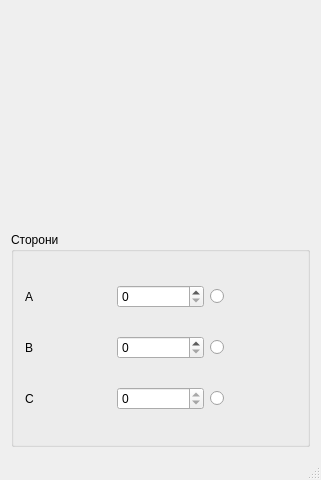
<?xml version="1.0" encoding="UTF-8"?>
<ui version="4.0">
 <class>MainWindow</class>
 <widget class="QMainWindow" name="MainWindow">
  <property name="geometry">
   <rect>
    <x>0</x>
    <y>0</y>
    <width>321</width>
    <height>480</height>
   </rect>
  </property>
  <property name="windowTitle">
   <string>Pifagor</string>
  </property>
  <property name="windowIcon">
   <iconset resource="res.qrc">
    <normaloff>:/image/tricon.png</normaloff>:/image/tricon.png</iconset>
  </property>
  <widget class="QWidget" name="centralWidget">
   <layout class="QGridLayout" name="gridLayout_2">
    <item row="1" column="0">
     <widget class="QGroupBox" name="groupBox">
      <property name="title">
       <string>Сторони</string>
      </property>
      <layout class="QGridLayout" name="gridLayout">
       <item row="1" column="1">
        <widget class="QSpinBox" name="b_val">
         <property name="maximum">
          <number>999999999</number>
         </property>
        </widget>
       </item>
       <item row="2" column="1">
        <widget class="QSpinBox" name="c_val">
         <property name="enabled">
          <bool>true</bool>
         </property>
         <property name="readOnly">
          <bool>true</bool>
         </property>
         <property name="maximum">
          <number>999999999</number>
         </property>
        </widget>
       </item>
       <item row="0" column="1">
        <widget class="QSpinBox" name="a_val">
         <property name="maximum">
          <number>999999999</number>
         </property>
        </widget>
       </item>
       <item row="0" column="0">
        <widget class="QLabel" name="label">
         <property name="text">
          <string>A</string>
         </property>
        </widget>
       </item>
       <item row="2" column="0">
        <widget class="QLabel" name="label_3">
         <property name="text">
          <string>C</string>
         </property>
        </widget>
       </item>
       <item row="1" column="0">
        <widget class="QLabel" name="label_2">
         <property name="text">
          <string>B</string>
         </property>
        </widget>
       </item>
       <item row="0" column="2">
        <widget class="QRadioButton" name="a_disactivator">
         <property name="text">
          <string/>
         </property>
        </widget>
       </item>
       <item row="1" column="2">
        <widget class="QRadioButton" name="b_disactivator">
         <property name="text">
          <string/>
         </property>
        </widget>
       </item>
       <item row="2" column="2">
        <widget class="QRadioButton" name="c_disactivator">
         <property name="text">
          <string/>
         </property>
        </widget>
       </item>
      </layout>
     </widget>
    </item>
    <item row="0" column="0">
     <widget class="QLabel" name="label_4">
      <property name="text">
       <string>&lt;html&gt;&lt;head/&gt;&lt;body&gt;&lt;p&gt;&lt;img src=&quot;:/image/tricon.png&quot;/&gt;&lt;/p&gt;&lt;/body&gt;&lt;/html&gt;</string>
      </property>
     </widget>
    </item>
   </layout>
  </widget>
  <widget class="QStatusBar" name="statusBar"/>
 </widget>
 <layoutdefault spacing="6" margin="11"/>
 <resources>
  <include location="res.qrc"/>
 </resources>
 <connections>
  <connection>
   <sender>a_val</sender>
   <signal>valueChanged(int)</signal>
   <receiver>MainWindow</receiver>
   <slot>valueChanged()</slot>
   <hints>
    <hint type="sourcelabel">
     <x>43</x>
     <y>102</y>
    </hint>
    <hint type="destinationlabel">
     <x>4</x>
     <y>102</y>
    </hint>
   </hints>
  </connection>
  <connection>
   <sender>b_val</sender>
   <signal>valueChanged(int)</signal>
   <receiver>MainWindow</receiver>
   <slot>valueChanged()</slot>
   <hints>
    <hint type="sourcelabel">
     <x>42</x>
     <y>163</y>
    </hint>
    <hint type="destinationlabel">
     <x>4</x>
     <y>164</y>
    </hint>
   </hints>
  </connection>
  <connection>
   <sender>c_val</sender>
   <signal>valueChanged(int)</signal>
   <receiver>MainWindow</receiver>
   <slot>valueChanged()</slot>
   <hints>
    <hint type="sourcelabel">
     <x>44</x>
     <y>222</y>
    </hint>
    <hint type="destinationlabel">
     <x>1</x>
     <y>219</y>
    </hint>
   </hints>
  </connection>
 </connections>
 <slots>
  <slot>valueChanged()</slot>
 </slots>
</ui>
